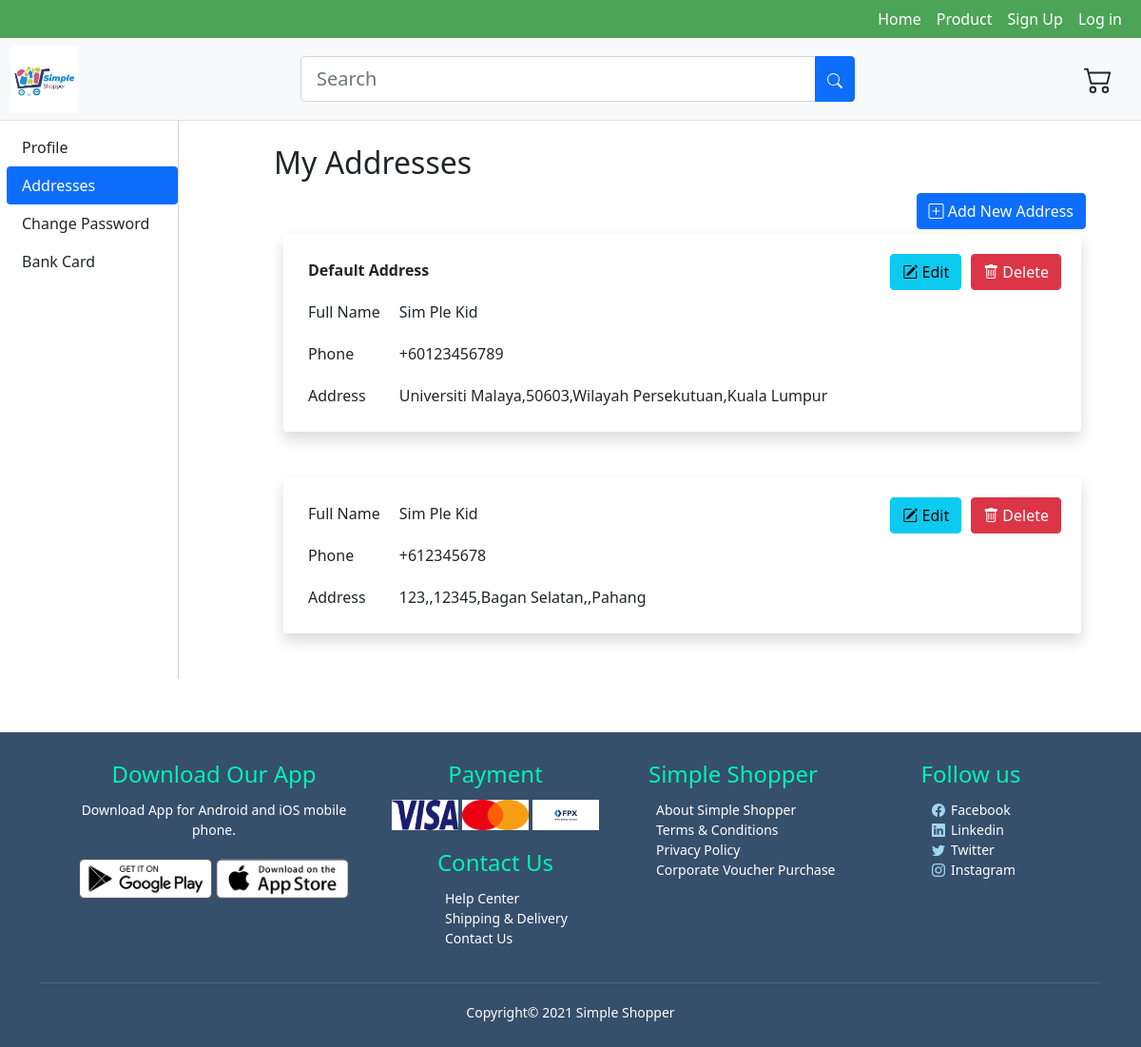
/php/address.php (signed in), run on the app's committed database.
### tables this page shows
CREATE TABLE `address` (
  `address_id` int(11) NOT NULL,
  `receiptient_name` varchar(1000) NOT NULL,
  `phone_number` varchar(15) NOT NULL,
  `postal_code` int(5) NOT NULL,
  `state` varchar(15) NOT NULL,
  `area` varchar(1000) NOT NULL,
  `description` varchar(1000) DEFAULT NULL,
  `default_status` tinyint(1) NOT NULL,
  `user_id` int(11) NOT NULL
);

### db/conn.php (called while the page is built, shortened)
<?php
    $host='127.0.0.1';
    $db='simple_shopper';
    $user='root';
    $password='';
    $charset='utf8mb4';
    $dsn= "mysql:host=$host;dbname=$db;charset=$charset";
    try{
        $pdo=new PDO($dsn,$user,$password);
        $pdo->setAttribute(PDO::ATTR_ERRMODE,PDO::ERRMODE_EXCEPTION);
    }catch(PDOException $e){
        throw new PDOException($e->getMessage());
    }
    require_once 'user.php';
    $user=new User($pdo);
?>

### db/user.php (called while the page is built, shortened)
<?php
class User{
    private $db;
    function __construct($conn){
        $this->db=$conn;
    }
    public function getAddresses($id){
        try{
            $sql="SELECT *FROM `address` where user_id=:id";
            $stmt=$this->db->prepare($sql);
            $stmt->bindparam(':id',$id);
            $stmt->execute();
            $result=$stmt;
            return $result;
        }
        catch(PDOException $e){
            echo $e->getMessage();
            return false;
        }
    }
}
?>

### php/address.php (the view, shortened to what this page needs)
<?php
    require_once '../db/conn.php';
?>
<!DOCTYPE html>
<html lang="en">
<head>
    <link href="https://cdn.jsdelivr.net/npm/bootstrap@5.0.0-beta3/dist/css/bootstrap.min.css" rel="stylesheet">
    <link rel="stylesheet" href="https://cdn.jsdelivr.net/npm/bootstrap-icons@1.4.0/font/bootstrap-icons.css">
    <link rel="stylesheet" href="../style//footer.css">
    <link rel="stylesheet" href="../style/setting.css">
    <link rel="stylesheet" type="text/css" href="../style/address.css">
</head>
<body class='bg-white'>
    <header class="navbar navbar-expand-lg navbar-dark py-0 " style="background-color: #4ca456;">
        <div class="container-fluid">
            <div class="collapse navbar-collapse" id="navbarNav">
                <ul class="navbar-nav ms-auto">
                    <li class="nav-item">
                        <a class="nav-link" href="../src/index.html" style="color: white;">Home</a>
                    </li>
                    <li class="nav-item">
                        <a class="nav-link" href="../src/search.html" style="color: white;">Product</a>
                    </li>
                    <li class="nav-item user">
                        <a class="nav-link" id='sign-up' href="../src/sign.html" style="color: white;">Sign Up</a>
                    </li>
                    <li class="nav-item">
                        <a class="nav-link" id='sign-in' href="../src/signin.html" style="color: white;">Log in</a>
                    </li>
                </ul>
            </div>
        </div>
    </header>
    <header class="navbar navbar-expand-lg navbar-light bg-light border-bottom">
        <div class="container-fluid">
            <div class="col col-auto">
                <a class="navbar-brand" href="../src/index.html"><img src="../assets/Logo/SSLogo2.png" height="70mm"></a>
            </div>
            <div class="col col-6">
                <div class="input-group mx-auto">
                    <input type="search" id="search" class="form-control form-control-lg mx-auto" placeholder="Search"/>
                    <button type="button" id="searchButton" class="btn btn-primary" onclick="searchFunc()">
                    </button>
                </div>
            </div>
            <div class="col col-auto justify-content-end dropdown">
                <button type="button" id="dLabel"  class="btn btn-default" onclick="shoppingListClick()">
                </button>
            </div>
        </div>
    </header>
    <div class="container-fluid main-content">
        <nav class="navbar navbar-light bg-white">
            <ul class="nav nav-pills flex-column mb-auto">
                <li class="nav-item"><a href="profile.php" class="nav-link link-dark">Profile</a></li>
                <li class="nav-item"><a href="address.php" class="nav-link active">Addresses</a></li>
                <li class="nav-item"><a href="password.php" class="nav-link link-dark">Change Password</a></li>
                <li class="nav-item"><a href="bankcard.html" class="nav-link link-dark">Bank Card</a></li>
            </ul>
        </nav>
        <main>
            <div>
                <h2>My Addresses</h2>
                <button class="btn btn-primary" id="add_btn" onclick="newForm()"><i class="bi bi-plus-square"></i> Add New Address</button>
            </div>
            <div id="addresses">
                <?php
                    $result=$user->getAddresses($_SESSION['user_id']);
                    while($r=$result->fetch(PDO::FETCH_ASSOC)){
                ?>
                    <div class="address shadow p-3 mb-5 bg-white rounded">
                        <a href='deleteAddress.php?id=<?php echo $r['address_id']?>'><button class="btn btn-danger delete"><i class="bi bi-trash"></i> Delete</button></a>
                        <a href="editAddressForm.php?id=<?php echo $r['address_id'];?>"><button class="btn btn-info edit" id="edit_btn"><i class="bi bi-pencil-square"></i> Edit</button></a>
                        <table>
                            <?php if($r['default_status']) echo "<tr><td colspan='2'><strong>Default Address</strong></td></tr>" ?>
                            <tr>
                                <td>Full Name</td>
                                <td class="name"><?php echo $r['receiptient_name']; ?></td>
                            </tr>
                            <tr>
                                <td>Phone</td>
                                <td>+6<?php echo $r['phone_number']; ?></td>
                            </tr>
                            <tr>
                                <td>Address</td>
                                <td><?php echo $r['description'].','.$r['postal_code'].','.$r['area'].','.$r['state']; ?></td>
                            </tr>
                        </table>
                    </div>
                <?php } ?>
            </div>
        </main>
    </div>
    <div class = "footer">
        <div class="container">
            <div class="row justify-content-center">
                <div class="footer-col-1">
                <h4>Download Our App</h4>
                <p>Download App for Android and iOS mobile phone.</p>
                    <div class="app-logo">
                        <img src="../assets/footer/play-store.png">
                        <img src="../assets/footer/app-store.png" >
                    </div>
                </div>
                <div class="footer-col-2">
                    <h4>Payment</h4>
                        <img src="../assets/footer/Visa+Brand+Mark+-+Blue+-+900x291.jpg">
                        <img src="../assets/footer/300px-Mastercard_2019_logo.svg.png" style="background-color: white;">
                        <img src="../assets/footer/FPX-Logo-1.png"  style="background-color: white;">
                        <br>
                        <h4 style="margin-top: 20px;">Contact Us</h4>
                        <ul>
                            <li><a href="#">Help Center</a></li>
                            <li><a href="#">Shipping & Delivery</a></li>
                            <li><a href="#">Contact Us</a></li>
                        </ul>
                </div>
                <div class="footer-col-4">
                    <h4>Simple Shopper</h4>
                    <ul>
                        <li><a href="#">About Simple Shopper</a></li>
                        <li><a href="#">Terms & Conditions</a></li>
                        <li><a href="#">Privacy Policy</a></li>
                        <li><a href="#">Corporate&nbsp;Voucher&nbsp;Purchase</a></li>
                    </ul>
                </div>
                <div class="footer-col-3">
                    <h4>Follow us</h4>
                    <ul>
                        <li><a href="#"><i class="bi bi-facebook" style="margin-right: 6px; color: #A2D5F2; padding-left: 40px;"></i>Facebook</a></li>
                        <li><a href="#"><i class="bi bi-linkedin" style="margin-right: 6px; color: #A2D5F2; padding-left: 40px;"></i>Linkedin</a></li>
                        <li><a href="#"><i class="bi bi-twitter" style="margin-right: 6px; color: #A2D5F2; padding-left: 40px;"></i>Twitter</a></li>
                        <li><a href="#"><i class="bi bi-instagram" style="margin-right: 6px; color: #A2D5F2; padding-left: 40px;"></i>Instagram</a></li>
                    </ul>
                </div>
            </div>
            <hr>
            <p class="copyright">Copyright&copy; 2021 Simple Shopper</p>
        </div>
    </div>
</body>
</html>

### style/footer.css (style rules this page uses)
.footer { background:#364F6B; color:#ffffff ; font-size: 14px; margin-top: 50px; padding: 30px 0 10px; width: 100%; justify-content: center; }
.footer .row { justify-content: center; }
.footer p { color: #ffffff; }
.footer h4 { color: rgb(0, 243, 182); margin-bottom: 12px; }
.footer-col-1, .footer-col-2, .footer-col-3,.footer-col-4 { text-align: center; min-width: 250px; }
.footer-col-1 { align-items: center; flex-basis:30%; }
.footer-col-2 { text-align: center; flex-basis: 20%; justify-content: center; }
.footer-col-2 img { width: 70px; height: 32px; }
.footer-col-3 { flex-basis: 10%; text-align: center; }
.footer-col-4 { flex-basis: 5%; text-align: center; }
.footer ul { list-style-type: none; text-align:justify; justify-content: center; }
.footer-col-2 ul { padding-left: 60px; }
.footer a { color:#ffffff; text-decoration: none; }
.app-logo { margin-top: 20px; }
.app-logo img { width: 140px; }
.footer hr { border: none; background: #3fc1c9; height: 1px; margin: 20px 0; }
.copyright { text-align: center; }

### style/setting.css (style rules this page uses)
* { box-sizing: center; }
.container-fluid { display: inline-block; }
nav { float: left; height: 60vh; margin-left: -5px; }
nav ul { width: 15vw; }
main { float: left; padding-top: 25px; padding-left: 100px; min-height: 500px; width: 80vw; border-left: 1px solid lightgray; }
.btn-primary,.btn-info,.btn-danger { transition-duration: 0.2s; }

### style/address.css (style rules this page uses)
label, input,select { margin: 5px; }
.edit,button { float:right; margin: 5px; }
.address { margin: 10px; clear: both; border-radius: 5px; }
td { padding: 10px; }

### data on the page
address: default_status "Default Address", receiptient_name "Sim Ple Kid", phone_number "0123456789", description "Universiti Malaya", postal_code "50603", area "Wilayah Persekutuan", state "Kuala Lumpur"
address: receiptient_name "Sim Ple Kid", phone_number "12345678", description "123,", postal_code "12345", area "Bagan Selatan,", state "Pahang"
